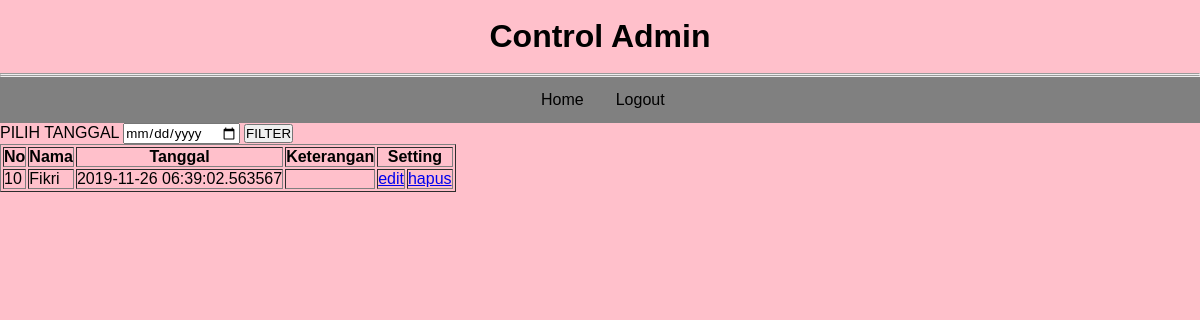
Screenshot of /indexadmin.php?tanggal=2019-11-26 06:39:02.563567 with the database file from the repository.
### tables this page shows
CREATE TABLE `absensi` (
  `id` int(4) NOT NULL,
  `nama` varchar(100) NOT NULL,
  `tanggal` timestamp(6) NOT NULL DEFAULT CURRENT_TIMESTAMP(6) ON UPDATE CURRENT_TIMESTAMP(6),
  `keterangan` varchar(50) NOT NULL
);

### indexadmin.php (the view, shortened to what this page needs)
<?php
include 'koneksi.php';
 ?>
<!DOCTYPE html>
<html lang="en">
<head>
</head>
<body>
    <div class="header">
        <br>
        <center><h1>Control Admin</h1></center><br><hr><hr>
        <center><ul>
        <li><a href="indexadmin.php">Home</a></li>
        <li><a href="Admin.php">Logout</a></li>
        </ul></center>
    </div>
    <form method="get">
            <label>PILIH TANGGAL</label>
            <input type="date" name="tanggal">
            <input type="submit" value="FILTER">
        </form>
    <table border="">
        <tr>
            <th>No</th>
            <th>Nama</th>
            <th>Tanggal</th>
            <th>Keterangan</th>
            <th  colspan="2">Setting</th>
        </tr>
<?php
            if(isset($_GET['tanggal'])){
                $tgl = $_GET['tanggal'];
                $sql = mysqli_query($koneksi,"SELECT * FROM absensi WHERE tanggal LIKE '$tgl%'");
            }else{
                $sql = mysqli_query($koneksi,"SELECT * FROM absensi");
            }
            while($row = mysqli_fetch_array($sql)){
            ?>
              <tr>
                 <td><?= $row['id']?></td>
                 <td><?= $row['nama'] ?></td>
                 <td><?= $row['tanggal'] ?></td>
                 <td><?= $row['keterangan'] ?></td>
                 <td><a href="edit.php?id=<?= $row['id']; ?>">edit</a></td>
                 <td><a href="hapus.php?id=<?= $row['id']; ?>">hapus</a></td>
             </tr>
            <?php
            }
            ?>
</body>
</html>

### indexadmin.php (style rules this page uses)
* { font-family: sans-serif; margin: 0%; padding: 0%; }
body { background-color: pink; }
ul { list-style-type: none; margin: 0; padding-left: 525px; overflow: hidden; background-color: grey; }
li { float: left; }
li a { display: block; color: black; text-align: center; padding: 14px 16px; text-decoration: none; }

### rows the page displays
absensi: id "10", nama "Fikri", tanggal "2019-11-26 06:39:02.563567"
